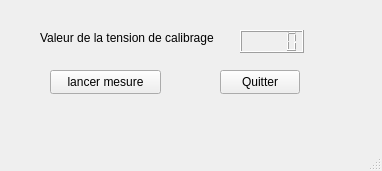
<?xml version="1.0" encoding="UTF-8"?>
<ui version="4.0">
 <class>ReglageSM18</class>
 <widget class="QMainWindow" name="ReglageSM18">
  <property name="geometry">
   <rect>
    <x>0</x>
    <y>0</y>
    <width>382</width>
    <height>171</height>
   </rect>
  </property>
  <property name="windowTitle">
   <string>ReglageSM18</string>
  </property>
  <widget class="QWidget" name="centralwidget">
   <widget class="QLabel" name="label">
    <property name="geometry">
     <rect>
      <x>40</x>
      <y>30</y>
      <width>201</width>
      <height>16</height>
     </rect>
    </property>
    <property name="text">
     <string>Valeur de la tension de calibrage</string>
    </property>
   </widget>
   <widget class="QLCDNumber" name="lcdNumber">
    <property name="geometry">
     <rect>
      <x>240</x>
      <y>30</y>
      <width>64</width>
      <height>23</height>
     </rect>
    </property>
   </widget>
   <widget class="QPushButton" name="pushButton">
    <property name="geometry">
     <rect>
      <x>50</x>
      <y>70</y>
      <width>111</width>
      <height>24</height>
     </rect>
    </property>
    <property name="text">
     <string>lancer mesure</string>
    </property>
   </widget>
   <widget class="QPushButton" name="pushButton_2">
    <property name="geometry">
     <rect>
      <x>220</x>
      <y>70</y>
      <width>80</width>
      <height>24</height>
     </rect>
    </property>
    <property name="text">
     <string>Quitter</string>
    </property>
   </widget>
  </widget>
  <widget class="QMenuBar" name="menubar">
   <property name="geometry">
    <rect>
     <x>0</x>
     <y>0</y>
     <width>382</width>
     <height>21</height>
    </rect>
   </property>
  </widget>
  <widget class="QStatusBar" name="statusbar"/>
 </widget>
 <resources/>
 <connections>
  <connection>
   <sender>pushButton_2</sender>
   <signal>clicked()</signal>
   <receiver>ReglageSM18</receiver>
   <slot>close()</slot>
   <hints>
    <hint type="sourcelabel">
     <x>261</x>
     <y>99</y>
    </hint>
    <hint type="destinationlabel">
     <x>264</x>
     <y>144</y>
    </hint>
   </hints>
  </connection>
 </connections>
</ui>
